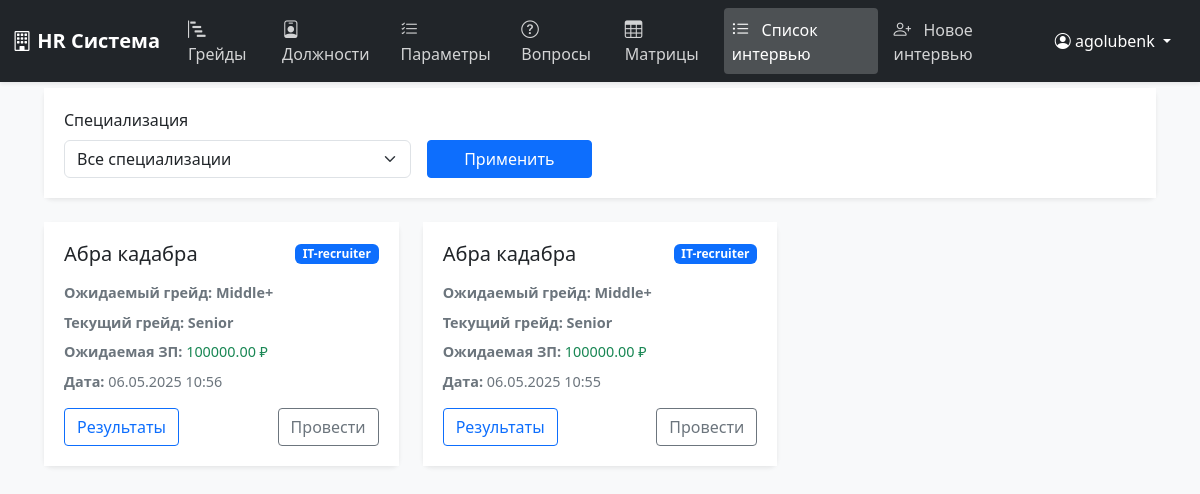
The app's page /interviews/ (signed in), older data.
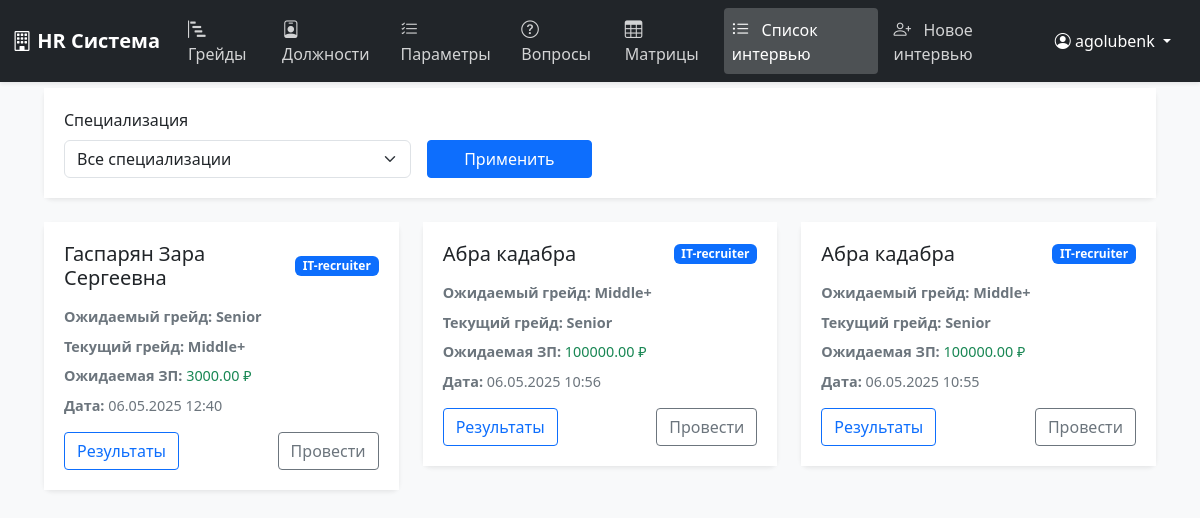
The same page, newer data.
### positions/models.py (models this page shows, shortened)
class Interview(models.Model):
    position = models.ForeignKey(Position, on_delete=models.CASCADE, verbose_name="Специализация")
    candidate_name = models.CharField(max_length=255, verbose_name="ФИО кандидата")
    expected_grade = models.ForeignKey(Grade, on_delete=models.SET_NULL, null=True, related_name='expected_interviews', verbose_name="Ожидаемый грейд")
    expected_salary = models.DecimalField(max_digits=10, decimal_places=2, verbose_name="Ожидаемая ЗП")
    current_grade = models.ForeignKey(Grade, on_delete=models.SET_NULL, null=True, blank=True, related_name='current_interviews', verbose_name="Текущий грейд")
    general_notes = models.TextField(blank=True, verbose_name="Общие заметки")
    created_at = models.DateTimeField(auto_now_add=True, verbose_name="Дата создания")
    updated_at = models.DateTimeField(auto_now=True, verbose_name="Дата обновления")
    class Meta:
        verbose_name = "Интервью"
        verbose_name_plural = "Интервью"
        ordering = ['-created_at']

class Position(models.Model):
    name = models.CharField(max_length=100, unique=True, verbose_name='Название специализации')
    is_active = models.BooleanField(default=True, verbose_name='Активна')
    class Meta:
        verbose_name = 'Специализация'
        verbose_name_plural = 'Специализации'
        ordering = ['name']

class Grade(models.Model):
    name = models.CharField(max_length=100, verbose_name='Название грейда')
    positions = models.TextField(verbose_name='Должности', blank=True)
    order = models.IntegerField(verbose_name='Порядок', default=0)
    min_score = models.DecimalField(max_digits=5, decimal_places=2, verbose_name='Минимальный балл', default=0)
    max_score = models.DecimalField(max_digits=5, decimal_places=2, verbose_name='Максимальный балл', default=100)
    class Meta:
        verbose_name = 'Грейд'
        verbose_name_plural = 'Грейды'
        ordering = ['order']

### positions/views.py (the view)
# urls.py: path('interviews/', views.InterviewListView.as_view(), name='interview_list'),
class InterviewListView(LoginRequiredMixin, ListView):
    model = Interview
    template_name = 'positions/interview_list.html'
    context_object_name = 'interviews'
    paginate_by = 10
    def get_queryset(self):
        queryset = super().get_queryset()
        position_id = self.request.GET.get('position')
        if position_id:
            queryset = queryset.filter(position_id=position_id)
        return queryset.select_related('position', 'expected_grade', 'current_grade')
    def get_context_data(self, **kwargs):
        context = super().get_context_data(**kwargs)
        context['positions'] = Position.objects.all()
        context['selected_position'] = self.request.GET.get('position')
        return context

### templates/positions/interview_list.html (shortened to what this page needs)
{% extends 'positions/base.html' %}
{% block content %}
<div class="container-fluid">
    <div class="row filter-section">
        <div class="col-12">
            <div class="card">
                <div class="card-body">
                    <form method="get" class="row g-3 align-items-end">
                        <div class="col-md-4">
                            <label for="position" class="form-label">Специализация</label>
                            <select name="position" id="position" class="form-select">
                                <option value="">Все специализации</option>
                            </select>
                        </div>
                        <div class="col-md-2">
                            <button type="submit" class="btn btn-primary w-100">Применить</button>
                        </div>
                    </form>
                </div>
            </div>
        </div>
    </div>
    <div class="row">
        {% for interview in interviews %}
        <div class="col-md-6 col-lg-4">
            <div class="card interview-card">
                <div class="card-body">
                    <div class="interview-header mb-3">
                        <h5 class="card-title mb-0">{{ interview.candidate_name }}</h5>
                        <span class="badge bg-primary">{{ interview.position.name }}</span>
                    </div>
                    <div class="interview-meta mb-3">
                        <div class="mb-2">
                            <strong>Ожидаемый грейд:</strong>
                            <span class="interview-grade">{{ interview.expected_grade.name }}</span>
                        </div>
                        {% if interview.current_grade %}
                        <div class="mb-2">
                            <strong>Текущий грейд:</strong>
                            <span class="interview-grade">{{ interview.current_grade.name }}</span>
                        </div>
                        {% endif %}
                        <div class="mb-2">
                            <strong>Ожидаемая ЗП:</strong>
                            <span class="interview-salary">{{ interview.expected_salary }} ₽</span>
                        </div>
                        <div>
                            <strong>Дата:</strong>
                            {{ interview.created_at|date:"d.m.Y H:i" }}
                        </div>
                    </div>
                    <div class="d-flex justify-content-between">
                        <a href="{% url 'positions:interview_result' interview.pk %}" class="btn btn-outline-primary">
                            Результаты
                        </a>
                        <a href="{% url 'positions:interview_conduct' interview.pk %}" class="btn btn-outline-secondary">
                            Провести
                        </a>
                    </div>
                </div>
            </div>
        </div>
        {% empty %}
        <div class="col-12">
            <div class="alert alert-info">
                Интервью не найдены
            </div>
        </div>
        {% endfor %}
    </div>
</div>
{% endblock %}

Row changes from the older to the newer data that the page shows:
added Interview: candidate_name "Гаспарян Зара Сергеевна", position.name "IT-recruiter", expected_grade.name "Senior", current_grade.name "Middle+", expected_salary "3000.00", created_at "06.05.2025 12:40"
